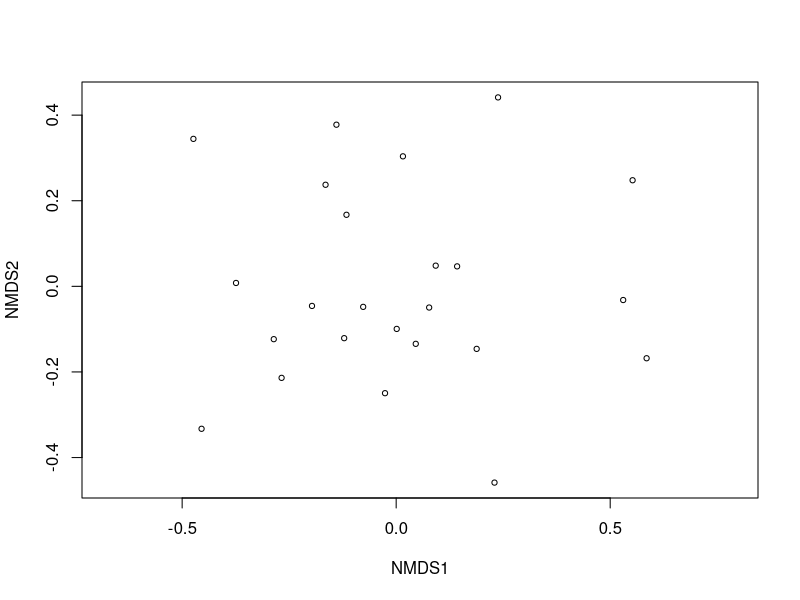
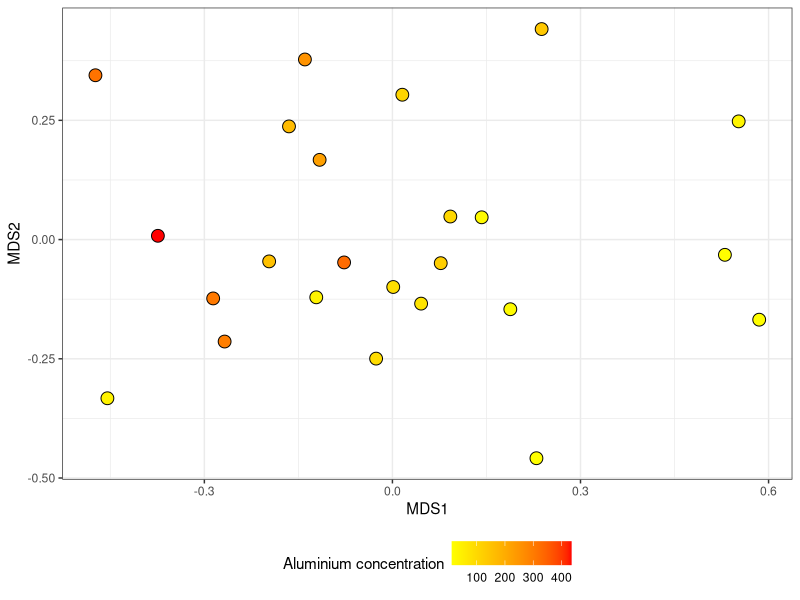
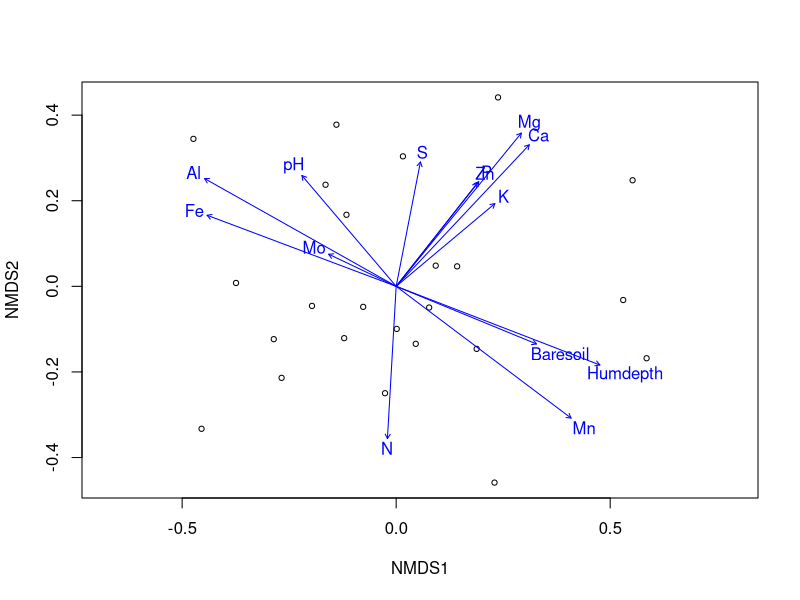
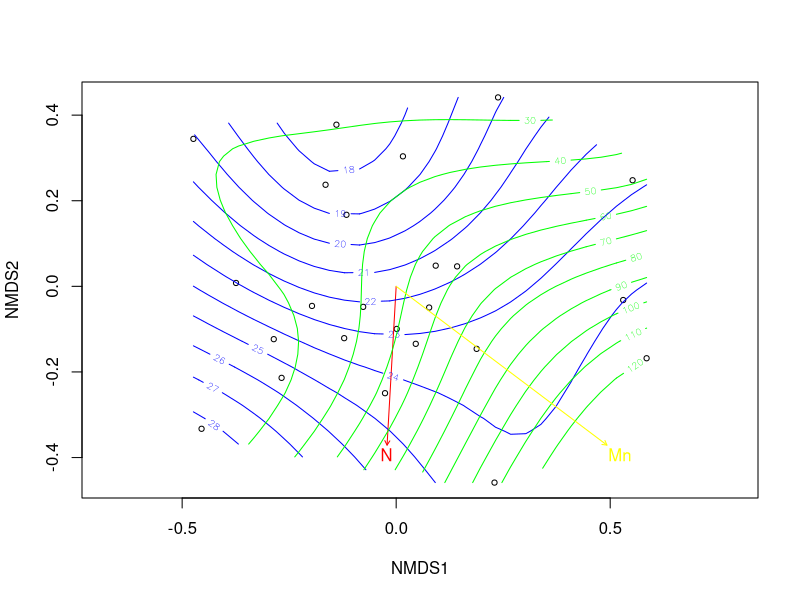
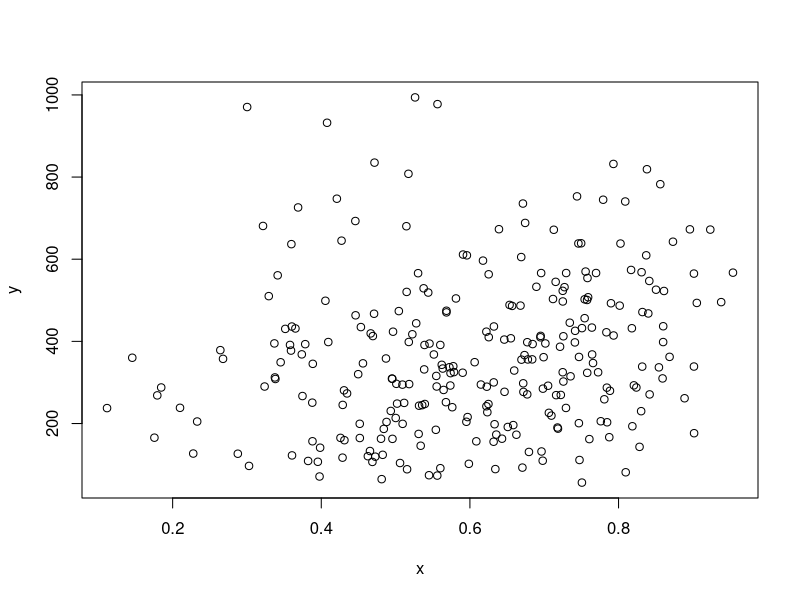
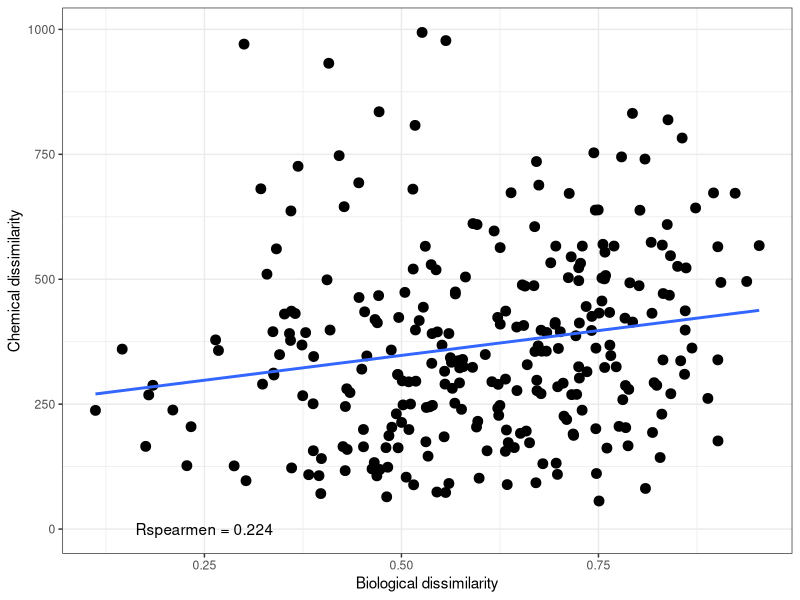

The R source for these figures, in order: (Note: this script raises an error after producing the figures.)
# Анализ связи между наборами данных
# Вадим Хайов
# Многомерные методы на R

# Пакеты
library(vegan)
library(ggplot2)


# Загружаем данные
data(varespec)
data(varechem)

head(varespec)

head(varechem)

sum(is.na(varechem))
sum(is.na(varespec))


# Код для построения ординаци в осях nMDS

library(ggplot2)
veg_ord <- metaMDS(varespec)
ordiplot(veg_ord, display = "sites")

veg_MDS <- as.data.frame(veg_ord$points)

ggplot(veg_MDS, aes(x = MDS1, y = MDS2, fill = varechem$Al))  + geom_point(shape=21, size =4)+ scale_fill_gradient(low = "cyan", high = "darkblue") + theme_bw() + theme(legend.position = "bottom") + labs(fill = "Aluminium concentration") + scale_fill_gradient(high = "red", low = "yellow")




# Применяем функцию envfit()
env_fit <- envfit(veg_ord, varechem)

env_fit

# Визуализация результатов
ordiplot(veg_ord, display = "site")
plot(env_fit)


# Анализ связи с переменными c помощью функции `ordisurf()`
env_fit2 <- envfit(veg_ord ~ N, data = varechem)
plot(veg_ord, display = "site")
plot(env_fit2, col = "red")

ordisurf(veg_ord, varechem$N,
         add = TRUE, col="blue")
ordisurf(veg_ord, varechem$Mn,
         add = TRUE, col="green")
env_fit3 <- envfit(veg_ord ~ Mn, data = varechem)
plot(env_fit3, col = "yellow")

# Задание: Отразите связь ординации растительности со значениями концентрации гумуса.





# Вычисление мантеловской корреляции
dist_com <- vegdist(varespec)
dist_chem <- vegdist(varechem, method = "euclidean")

x <- as.vector(dist_com)
y <- as.vector(dist_chem)

plot(x, y)



R <- round(cor(x, y, method = "spearman"), 3)


xy <- data.frame (x, y)
mant <- ggplot(xy, aes(x=x, y=y))
mant + geom_point(size=3) + xlab ("Biological dissimilarity") + ylab ("Chemical dissimilarity") + annotate("text", x=0.25, y=0.35, label=paste("Rspearmen =", R, sep=" ")) + theme_bw() + geom_smooth(method = "lm", se = FALSE)



mant <- mantel(dist_com, dist_chem, method="spearman", permutations = 999)
mant


# Частная мантеловская корреляция

# Матрица координат описаний
geo <- read.table("Coordinates.txt",header = TRUE, sep = "\t")

# Матрица расстояний между точками
dist_geo <- vegdist(geo[, -1], method = "euclidean")


mantel_partial <- mantel.partial(dist_com, dist_chem, dist_geo, method = "pearson", permutations = 9999)
mantel_partial

ncol(varechem)



2^ncol(varechem) - 1




## Градиентная модельная матрица
gradient_model <- vegdist(com$Year[com$Bank == "Vor2"], method="euclidian")
gradient_model

## Тестируем гипотезу о наличии градиента с помощью теста Мантела
dist_vor2_com <- vegdist(vor2_log_com, method = "bray")
dist_vor2_ascam <- vegdist(vor2_log_ascam, method = "euclidean")

### 1) Наличие градиента в структуре сообщества
mantel(dist_vor2_com, gradient_model)

### 2) Наличие градиента в размерной структуре мидий
mantel(dist_vor2_ascam, gradient_model)

## Прослеживается ли связь между размерной структурой мидий и структурой сообщества?

### Не самое правильное решение
mantel(dist_vor2_com, dist_vor2_ascam)

### Более корректное решение
mantel.partial(dist_vor2_com, dist_vor2_ascam, gradient_model)

## Задание
# 1. Выясните есть ли многолетний градиент в динамике размерной струтуры и структуры сообщества на банке Vor4.
# 2. Оцените связь между размерной структурой мидий и структурой сообщества.

## Циклическая модельная матрица
cycmod <- function(x){
  points <- data.frame(X=c(1:x), Y=c(1:x))
  for (i in 1:x) {
    points$X[i] <- cos(2*pi*(i-1)/x)
    points$Y[i] <- sin(2*pi*(i-1)/x)
  }
  return(points)
}

qplot(cycmod(nrow(mds_vor2_ascam))$X, cycmod(nrow(mds_vor2_ascam))$Y, xlab="X", ylab="Y", geom = "point", size = 4)

cycl_model <- round(vegdist(cycmod(nrow(mds_vor2_ascam)), method = "euclidean"))
cycl_model

## Выявляется ли циклическая составляющая в динамике размерной структуры?
mantel(dist_vor2_ascam, cycl_model)

## Более корректная оценка
mantel.partial(dist_vor2_ascam, cycl_model, gradient_model)




## Модельные матрицы и ANOSIM
m <- vegdist(as.numeric(com$Bank), method = "euclidean")
mm <- m
mm[m > 0] <- 1
mm[m == 0] <- 0
mantel(vegdist(log_com), mm, method = "pearson")








# Функция `bioenv()`из пакета `vegan`

BioEnv <- bioenv(varespec, varechem, method = "spearman", index = "bray")
BioEnv




# Оценка достоверности результатов BIO-ENV
# ЗАПУСКАТЬ КОД МЕЖДУ ДВУМЯ ЛИНИЯМИ ТОЛЬКО ЕСЛИ НЕ ЖАЛКО ВРЕМЕНИ!!!
#------------------------------------
perm_binv <- c(1:100)
for (i in 1:99)
{
  perm_num <- sample(1:nrow(varespec))
  perm_com <- varespec[perm_num,]
  perm_i <- bioenv(perm_com, varechem)

  manteltop <- length(perm_i$models)
  est <- c(1:manteltop)
  for (j in 1:ncol(varechem)) est[j]<-perm_i$models[[j]]$est
  perm_binv[i] <- max(est)
  cat("итерация ", i, "\n")
}

manteltop <- length(BioEnv$models)


estim <- c(1:manteltop)
for (j in 1:ncol(varechem)) estim[j]<-BioEnv$models[[j]]$est
perm_binv[100,1]<-max(estim)


perm_binv <- data.frame(perm_i=perm_binv)

p=length(perm_binv[perm_binv[,1]>=perm_binv[100,1],1])/nrow(perm_binv)

# png("BIOENV.png")

hist <- ggplot(perm_binv, aes(x=perm_i))
hist + geom_histogram (bin=0.1, fill="blue", colour="black")+geom_vline(xintercept=perm_binv[100,1], linetype=2) + theme_bw() + xlab("Мантеловские корреляции, \nполученные при пермутациях \nпроцедуры BIO-ENV ") + annotate("text", x=0.8, y=20, label=(paste("P=", p, sep=" ")))

# dev.off()
#------------------------------------

